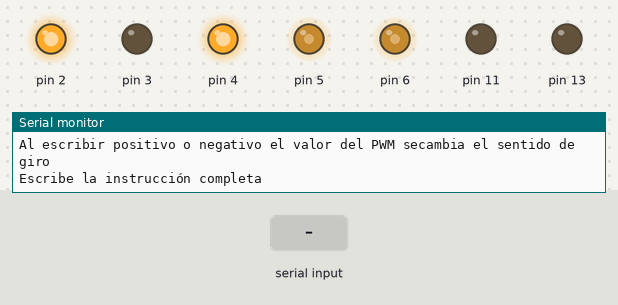
Simulated run of this sketch. Board: Arduino Uno, built with avr-gcc and run on an emulated ATmega328P. On the bench: output pins drawn as LEDs (lit = HIGH), the last lines printed to the serial monitor. The test bench sets the inputs (shaded band).

Above: at 1.3 s.
1.4 s: "M1 speed" received over Serial
At 2.1 s:
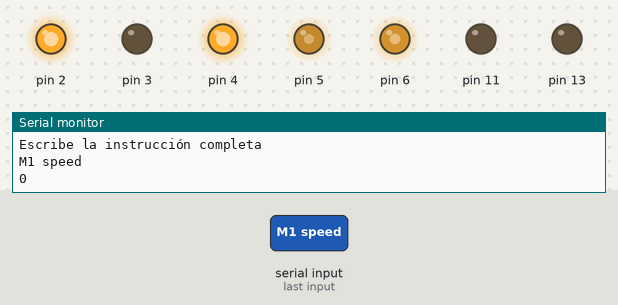
3.0 s: "M1 off" received over Serial
At 4.3 s:
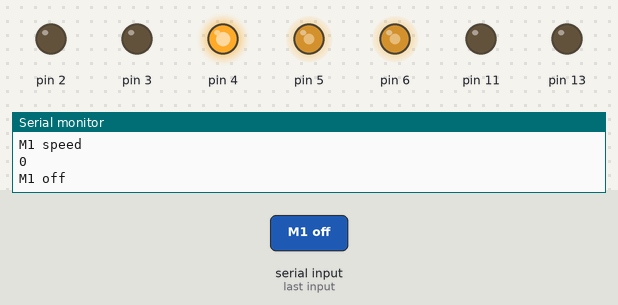
4.6 s: "M2 speed" received over Serial
At 5.7 s:
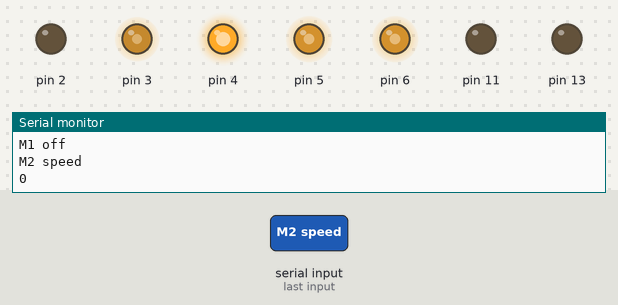
6.2 s: "M2 off" received over Serial
At 6.8 s:
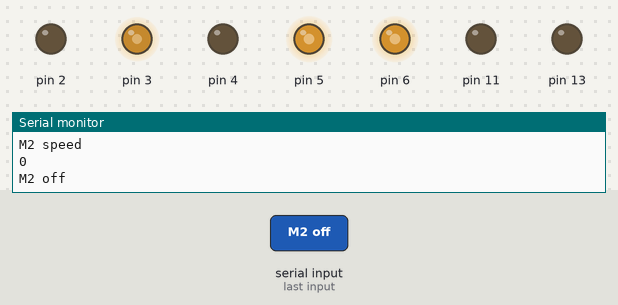
7.8 s: "M1 speed" received over Serial
At 9.3 s:
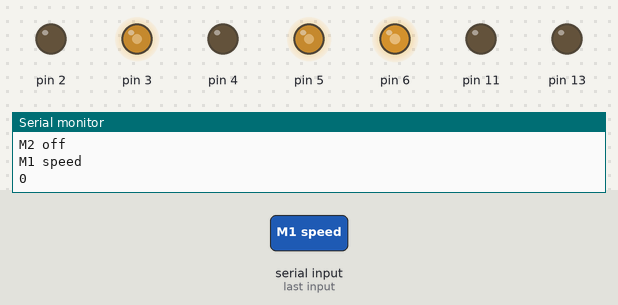
Timing chart, 0 to 10.4 s (numbered marks = the images above; inputs shaded):
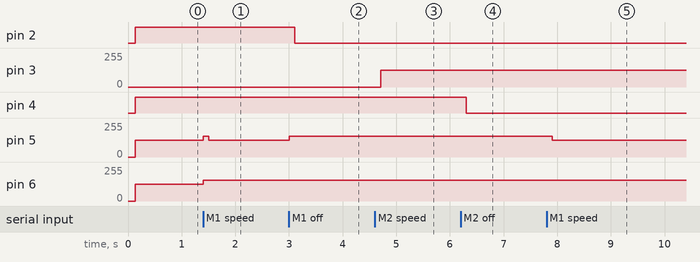

Measured:
- after the input at 1.4 s, pin 5: 127/255 → 157/255 at once, → 127/255 0.11 s later; pin 6: 127/255 → 157/255 at once
- after the input at 3.0 s, pin 2: HIGH → LOW after 0.11 s; pin 5: 127/255 → 157/255 at once
- after the input at 4.6 s, pin 3: 0/255 → 127/255 after 0.11 s
- after the input at 6.2 s, pin 4: HIGH → LOW after 0.11 s
- after the input at 7.8 s, pin 5: 157/255 → 127/255 after 0.11 s

The sketch:

proyectoPotencia.ino
```cpp
//Variables globales
char buff[20];  //Buffer serial
int vel,
    vel2;

void setup(){
  //Inicialización y declaración de variables
  pinMode(3,OUTPUT);
  pinMode(4,OUTPUT);
  pinMode(2,OUTPUT);

  pinMode(6,OUTPUT);
  pinMode(11,OUTPUT);
  pinMode(5,OUTPUT);
  pinMode(13,OUTPUT);
  Serial.begin(9600);   //Habilita comunicación serial
  Serial.setTimeout(100); //100ms máximo para caracter nulo
  Serial.println("Instrucciones para el motor:");
  Serial.println("1) M1 speed (PWM)\n2) M2 speed (PWM)\n3) M1 off\n"
  "4) M2 off");
  Serial.println("Al escribir positivo o negativo el valor del PWM se"
  "cambia el sentido de giro");

  Serial.println("Escribe la instrucción completa");
  //Apaga los motores
  digitalWrite(4,LOW);
  digitalWrite(2,LOW);
  //Motores al 50%
  analogWrite(5,127);
  analogWrite(6,127);

  digitalWrite(4,HIGH);
  digitalWrite(2,HIGH);
}

void loop(){
}

void serialEvent(){
  analogWrite(5,127+30);
  analogWrite(6,127+30);
  if(Serial.available()){
    	Serial.readBytes(buff,20);
    	Serial.println(buff);
    	if(!strncmp(buff,"M1 speed",8)){
      		vel=atoi(buff+8);
      		Serial.println(vel);
      		if(vel<=127 && vel>=-127){
      			vel=vel+127;
			analogWrite(5,vel);
      		}
    	}
    	else if(!strncmp(buff,"M2 speed",8)){
       		vel2=atoi(buff+8);
       		Serial.println(vel2);
       		if(vel2<=127 && vel2>=-127){
        	vel2=vel2+127;
        	analogWrite(3,vel2);
       		}
    	}
    	else if(!strcmp(buff, "M1 off")){
      		digitalWrite(2,0);
    	}
    	else if(!strcmp(buff, "M2 off")){
      		analogWrite(4,0);
    	}else{
		Serial.println("No existe ese comando");
	}
    	memset(buff,0,sizeof(buff));
  	}
}
```
